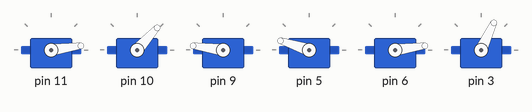
Simulated run of this sketch. Board: Arduino Uno, built with avr-gcc and run on an emulated ATmega328P. Shown: 6 × servo.

Above: at 6.17 s.
At 7.9 s:
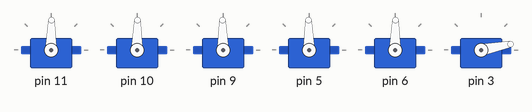
At 12.6 s:
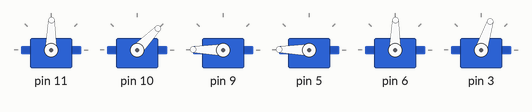
At 15.2 s:
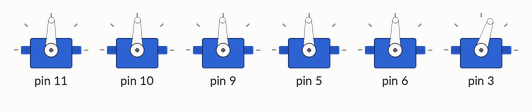
At 25.0 s:
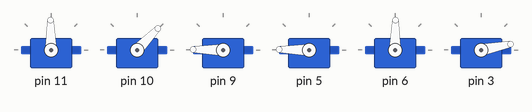
At 38.3 s:
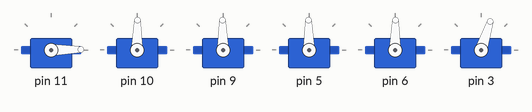
Timing chart, 0 to 40.0 s (numbered marks = the images above):
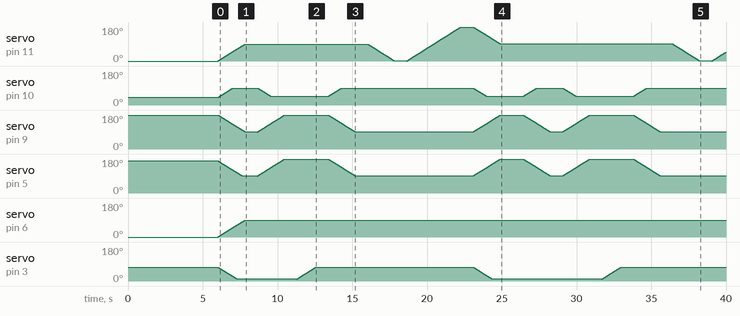

The sketch:

goob_brain.ino
```cpp
#include <Braccio.h>
#include <Servo.h>

// The Braccio library expects these exact names — it attaches them
// to the shield's PWM pins (M1=11, M2=10, M3=9, M4=6, M5=5, M6=3).
// Pin 12 is reserved by the shield's soft-start circuit.
Servo base;        // M1: 0–180
Servo shoulder;    // M2: 15–165
Servo elbow;       // M3: 0–180
Servo wrist_ver;   // M4: 0–180
Servo wrist_rot;   // M5: 0–180
Servo gripper;     // M6: 10 (open) – 73 (closed)

void setup() {
  // Runs the soft-start, attaches the servos, and parks the arm
  // in its safety position.
  Braccio.begin();
}

void loop() {
  // ServoMovement(stepDelayMs, M1, M2, M3, M4, M5, M6)
  // stepDelayMs: 10–30 ms per 1-degree step (smaller = faster).

  // Pose 1: upright, gripper open
  Braccio.ServoMovement(20, 90, 90, 90, 90, 90, 10);
  delay(800);

  // Pose 2: reach forward
  Braccio.ServoMovement(20, 90, 45, 180, 180, 90, 10);
  delay(800);

  // Pose 3: close gripper
  Braccio.ServoMovement(20, 90, 45, 180, 180, 90, 73);
  delay(800);

  // Pose 4: lift back up
  Braccio.ServoMovement(20, 90, 90, 90, 90, 90, 73);
  delay(800);

  // Pose 5: rotate base, then return
  Braccio.ServoMovement(20,   0, 90, 90, 90, 90, 73);
  delay(800);
  Braccio.ServoMovement(20, 180, 90, 90, 90, 90, 73);
  delay(800);

  // Pose 6: back to safety, gripper open
  Braccio.ServoMovement(20, 90, 45, 180, 180, 90, 10);
  delay(1500);
}
```

Measured:
- by itself, servo on pin 6: moves from 0° to 89° over 1.8 s
